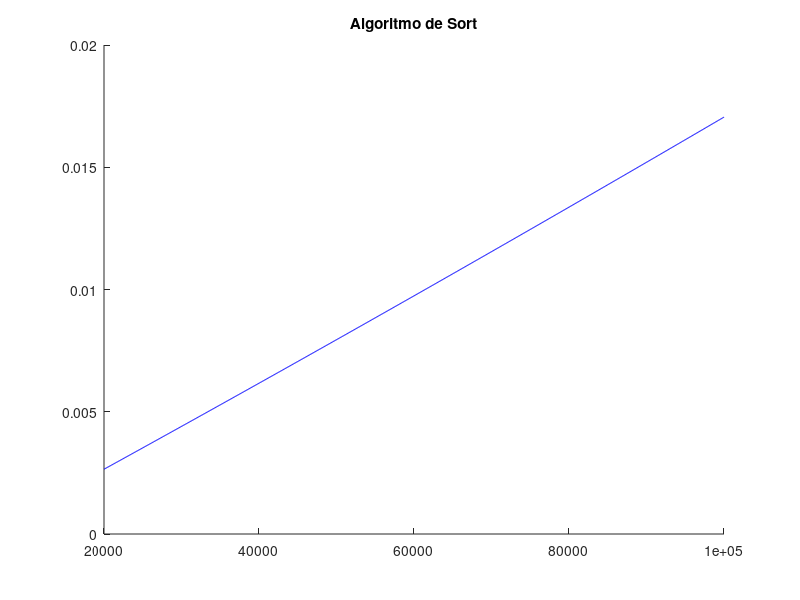

This chart was generated by the following MATLAB code:

n = [20000 40000 60000 80000 100000];
tSort = [0.0028690338134765626 0.005833101272583008 0.009419965744018554  0.014128947257995605  0.016724252700805665];
c2 = polyfit (n,tSort,2);
xx2 = linspace (20000,100000,1000);
p2 = polyval(c2,xx2);

hold on
title('Algoritmo de Sort');
plot(xx2,p2,'blue')
hold off